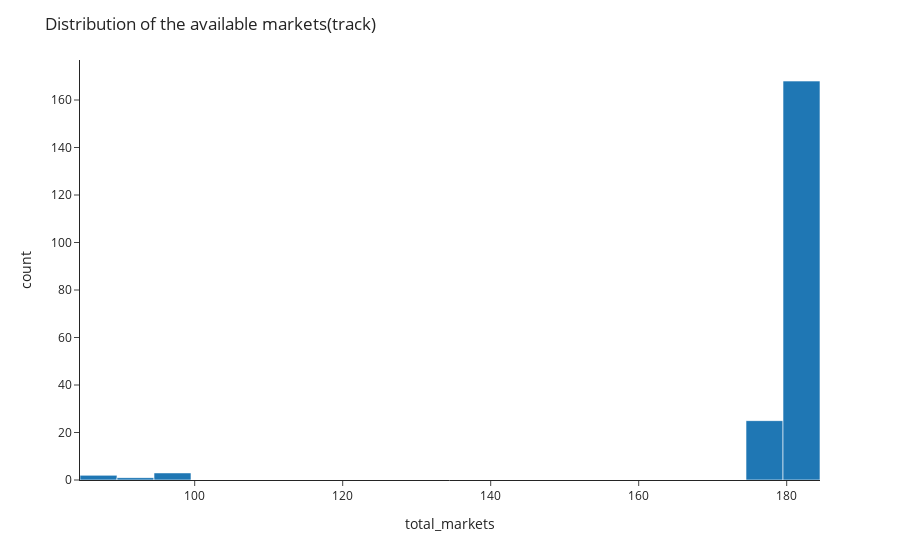

The notebook cell saved with this chart:
### Code cell
fig = px.histogram(track, x="total_markets", template = "simple_white")
fig.update_layout(
    title = 'Distribution of the available markets(track)'
)
fig.show()

### Figure 1 — Plotly figure (JSON) as saved in the notebook; plotly's stock layout.template omitted (floating-point values rounded to 4 significant figures; data arrays with more than 128 entries replaced by an {"elided": "..."} marker saying what was removed)
{"data": [{"alignmentgroup": "True", "bingroup": "x", "hovertemplate": "total_markets=%{x}<br>count=%{y}<extra></extra>", "legendgroup": "", "marker": {"color": "#1F77B4", "pattern": {"shape": ""}}, "name": "", "offsetgroup": "", "orientation": "v", "showlegend": false, "type": "histogram", "x": {"elided": "199 int values"}, "xaxis": "x", "yaxis": "y"}], "layout": {"barmode": "relative", "legend": {"tracegroupgap": 0}, "margin": {"t": 60}, "title": {"text": "Distribution of the available markets(track)"}, "xaxis": {"anchor": "y", "domain": [0, 1], "title": {"text": "total_markets"}}, "yaxis": {"anchor": "x", "domain": [0, 1], "title": {"text": "count"}}}}
